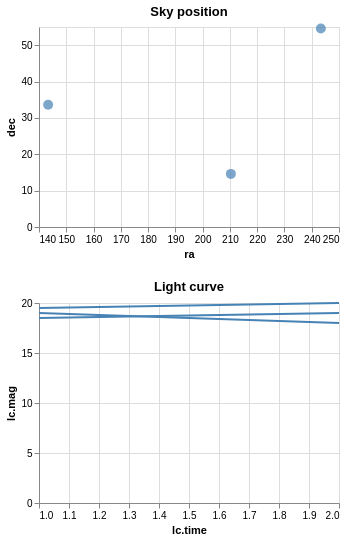

Vega-Lite specification stored for this chart:
### Vega specification from a JSON file in a GitHub repository (floating-point values rounded to 4 significant figures)
{"$schema": "https://vega.github.io/schema/vega/v5.json", "description": "Show a line chart corresponding to selected points.", "autosize": "pad", "padding": 5, "width": 300, "data": [{"name": "pts_store"}, {"name": "source_0", "values": [{"id": "001", "ra": 243.3, "dec": "+54.6", "lc": [{"time": 1, "mag": 18.5}, {"time": 2, "mag": 19}]}, {"id": "002", "ra": 210.3, "dec": "+14.6", "lc": [{"time": 1, "mag": 19.5}, {"time": 2, "mag": 20}]}, {"id": "003", "ra": 143.3, "dec": "+33.6", "lc": [{"time": 1, "mag": 19}, {"time": 2, "mag": 18}]}]}, {"name": "data_0", "source": "source_0", "transform": [{"type": "flatten", "fields": ["lc"], "as": ["lc"]}, {"type": "formula", "expr": "datum[\"lc\"] && datum[\"lc\"][\"time\"]", "as": "lc.time"}, {"type": "formula", "expr": "datum[\"lc\"] && datum[\"lc\"][\"mag\"]", "as": "lc.mag"}]}, {"name": "data_1", "source": "data_0", "transform": [{"type": "aggregate", "groupby": ["ra", "dec", "id"], "ops": [], "fields": [], "as": []}, {"type": "filter", "expr": "datum[\"ra\"] !== null && !isNaN(datum[\"ra\"]) && datum[\"dec\"] !== null && !isNaN(datum[\"dec\"])"}]}, {"name": "data_2", "source": "data_0", "transform": [{"type": "filter", "expr": "!(length(data(\"pts_store\"))) || (vlSelectionTest(\"pts_store\", datum))"}]}], "signals": [{"name": "concat_0_height", "value": 200}, {"name": "concat_1_height", "value": 200}, {"name": "unit", "value": {}, "on": [{"events": "mousemove", "update": "isTuple(group()) ? group() : unit"}]}, {"name": "pts", "update": "vlSelectionResolve(\"pts_store\")"}], "layout": {"padding": 20, "columns": 1, "bounds": "full", "align": "each"}, "marks": [{"type": "group", "name": "concat_0_group", "title": {"text": "Sky position", "frame": "group"}, "style": "cell", "encode": {"update": {"width": {"signal": "width"}, "height": {"signal": "concat_0_height"}}}, "signals": [{"name": "pts_tuple", "on": [{"events": [{"source": "scope", "type": "click"}], "update": "datum && item().mark.marktype !== 'group' ? {unit: \"concat_0\", fields: pts_tuple_fields, values: [(item().isVoronoi ? datum.datum : datum)[\"id\"]]} : null", "force": true}, {"events": [{"source": "scope", "type": "dblclick"}], "update": "null"}]}, {"name": "pts_tuple_fields", "value": [{"type": "E", "field": "id"}]}, {"name": "pts_toggle", "value": false, "on": [{"events": [{"source": "scope", "type": "click"}], "update": "event.shiftKey"}, {"events": [{"source": "scope", "type": "dblclick"}], "update": "false"}]}, {"name": "pts_modify", "update": "modify(\"pts_store\", pts_toggle ? null : pts_tuple, pts_toggle ? null : true, pts_toggle ? pts_tuple : null)"}], "marks": [{"name": "concat_0_marks", "type": "symbol", "style": ["circle"], "from": {"data": "data_1"}, "encode": {"update": {"opacity": {"value": 0.7}, "fill": [{"test": "!(length(data(\"pts_store\"))) || (vlSelectionTest(\"pts_store\", datum))", "value": "steelblue"}, {"value": "grey"}], "x": [{"test": "datum[\"ra\"] === null || isNaN(datum[\"ra\"])", "value": 0}, {"scale": "concat_0_x", "field": "ra"}], "y": {"scale": "concat_0_y", "field": "dec"}, "size": {"value": 100}, "shape": {"value": "circle"}}}}], "axes": [{"scale": "concat_0_x", "orient": "bottom", "gridScale": "concat_0_y", "grid": true, "tickCount": {"signal": "ceil(width/40)"}, "domain": false, "labels": false, "maxExtent": 0, "minExtent": 0, "ticks": false, "zindex": 0}, {"scale": "concat_0_y", "orient": "left", "gridScale": "concat_0_x", "grid": true, "tickCount": {"signal": "ceil(concat_0_height/40)"}, "domain": false, "labels": false, "maxExtent": 0, "minExtent": 0, "ticks": false, "zindex": 0}, {"scale": "concat_0_x", "orient": "bottom", "grid": false, "title": "ra", "labelFlush": true, "labelOverlap": true, "tickCount": {"signal": "ceil(width/40)"}, "zindex": 0}, {"scale": "concat_0_y", "orient": "left", "grid": false, "title": "dec", "labelOverlap": true, "tickCount": {"signal": "ceil(concat_0_height/40)"}, "zindex": 0}]}, {"type": "group", "name": "concat_1_group", "title": {"text": "Light curve", "frame": "group"}, "style": "cell", "encode": {"update": {"width": {"signal": "width"}, "height": {"signal": "concat_1_height"}}}, "marks": [{"name": "concat_1_pathgroup", "type": "group", "from": {"facet": {"name": "faceted_path_concat_1_main", "data": "data_2", "groupby": ["id"]}}, "encode": {"update": {"width": {"field": {"group": "width"}}, "height": {"field": {"group": "height"}}}}, "marks": [{"name": "concat_1_marks", "type": "line", "style": ["line"], "sort": {"field": "datum[\"lc.time\"]"}, "from": {"data": "faceted_path_concat_1_main"}, "encode": {"update": {"stroke": {"value": "steelblue"}, "x": {"scale": "concat_1_x", "field": "lc\\.time"}, "y": {"scale": "concat_1_y", "field": "lc\\.mag"}, "defined": {"signal": "datum[\"lc.time\"] !== null && !isNaN(datum[\"lc.time\"]) && datum[\"lc.mag\"] !== null && !isNaN(datum[\"lc.mag\"])"}}}}]}], "axes": [{"scale": "concat_1_x", "orient": "bottom", "gridScale": "concat_1_y", "grid": true, "tickCount": {"signal": "ceil(width/40)"}, "domain": false, "labels": false, "maxExtent": 0, "minExtent": 0, "ticks": false, "zindex": 0}, {"scale": "concat_1_y", "orient": "left", "gridScale": "concat_1_x", "grid": true, "tickCount": {"signal": "ceil(concat_1_height/40)"}, "domain": false, "labels": false, "maxExtent": 0, "minExtent": 0, "ticks": false, "zindex": 0}, {"scale": "concat_1_x", "orient": "bottom", "grid": false, "title": "lc.time", "labelFlush": true, "labelOverlap": true, "tickCount": {"signal": "ceil(width/40)"}, "zindex": 0}, {"scale": "concat_1_y", "orient": "left", "grid": false, "title": "lc.mag", "labelOverlap": true, "tickCount": {"signal": "ceil(concat_1_height/40)"}, "zindex": 0}]}], "scales": [{"name": "concat_0_x", "type": "linear", "domain": {"data": "data_1", "field": "ra"}, "range": [0, {"signal": "width"}], "zero": false, "nice": true}, {"name": "concat_0_y", "type": "linear", "domain": {"data": "data_1", "field": "dec"}, "range": [{"signal": "concat_0_height"}, 0], "nice": true, "zero": true}, {"name": "concat_1_x", "type": "linear", "domain": {"data": "data_2", "field": "lc\\.time"}, "range": [0, {"signal": "width"}], "zero": false, "nice": true}, {"name": "concat_1_y", "type": "linear", "domain": {"data": "data_2", "field": "lc\\.mag"}, "range": [{"signal": "concat_1_height"}, 0], "nice": true, "zero": true}]}
